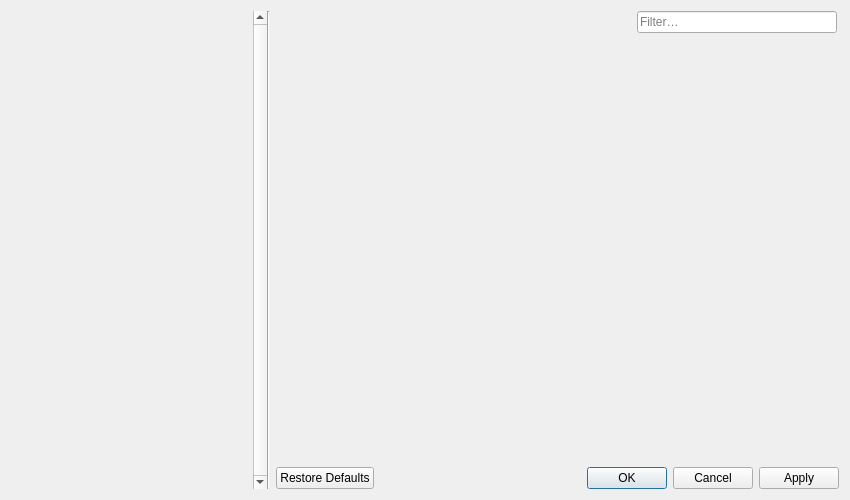
<?xml version="1.0" encoding="UTF-8"?>
<ui version="4.0">
 <class>SettingsDisplayDialog</class>
 <widget class="QDialog" name="SettingsDisplayDialog">
  <property name="geometry">
   <rect>
    <x>0</x>
    <y>0</y>
    <width>850</width>
    <height>500</height>
   </rect>
  </property>
  <property name="windowTitle">
   <string>Settings</string>
  </property>
  <property name="windowIcon">
   <iconset resource="../qsettingsdialog_res.qrc">
    <normaloff>:/QSettingsDialog/icons/gearSettings.ico</normaloff>:/QSettingsDialog/icons/gearSettings.ico</iconset>
  </property>
  <layout class="QHBoxLayout" name="horizontalLayout_2" stretch="0,1">
   <property name="spacing">
    <number>0</number>
   </property>
   <item>
    <widget class="QWidget" name="categoryContentWidget" native="true">
     <layout class="QHBoxLayout" name="categoryLayout">
      <property name="spacing">
       <number>0</number>
      </property>
      <property name="leftMargin">
       <number>0</number>
      </property>
      <property name="topMargin">
       <number>0</number>
      </property>
      <property name="rightMargin">
       <number>0</number>
      </property>
      <property name="bottomMargin">
       <number>0</number>
      </property>
      <item>
       <widget class="QListWidget" name="categoryListWidget">
        <property name="palette">
         <palette>
          <active>
           <colorrole role="Base">
            <brush brushstyle="SolidPattern">
             <color alpha="0">
              <red>255</red>
              <green>255</green>
              <blue>255</blue>
             </color>
            </brush>
           </colorrole>
          </active>
          <inactive>
           <colorrole role="Base">
            <brush brushstyle="SolidPattern">
             <color alpha="0">
              <red>255</red>
              <green>255</green>
              <blue>255</blue>
             </color>
            </brush>
           </colorrole>
          </inactive>
          <disabled>
           <colorrole role="Base">
            <brush brushstyle="SolidPattern">
             <color alpha="255">
              <red>240</red>
              <green>240</green>
              <blue>240</blue>
             </color>
            </brush>
           </colorrole>
          </disabled>
         </palette>
        </property>
        <property name="frameShape">
         <enum>QFrame::NoFrame</enum>
        </property>
        <property name="verticalScrollBarPolicy">
         <enum>Qt::ScrollBarAlwaysOn</enum>
        </property>
        <property name="horizontalScrollBarPolicy">
         <enum>Qt::ScrollBarAlwaysOff</enum>
        </property>
        <property name="editTriggers">
         <set>QAbstractItemView::NoEditTriggers</set>
        </property>
        <property name="iconSize">
         <size>
          <width>32</width>
          <height>32</height>
         </size>
        </property>
        <property name="resizeMode">
         <enum>QListView::Adjust</enum>
        </property>
        <property name="spacing">
         <number>1</number>
        </property>
       </widget>
      </item>
      <item>
       <widget class="Line" name="listSeperatorLine">
        <property name="orientation">
         <enum>Qt::Vertical</enum>
        </property>
       </widget>
      </item>
      <item>
       <spacer name="categoryLineSpacer">
        <property name="orientation">
         <enum>Qt::Horizontal</enum>
        </property>
        <property name="sizeHint" stdset="0">
         <size>
          <width>6</width>
          <height>0</height>
         </size>
        </property>
       </spacer>
      </item>
     </layout>
    </widget>
   </item>
   <item>
    <layout class="QVBoxLayout" name="contentLayout">
     <item>
      <layout class="QHBoxLayout" name="horizontalLayout">
       <property name="rightMargin">
        <number>2</number>
       </property>
       <item>
        <widget class="QLabel" name="titleLabel">
         <property name="font">
          <font>
           <pointsize>10</pointsize>
           <weight>75</weight>
           <bold>true</bold>
          </font>
         </property>
         <property name="textFormat">
          <enum>Qt::PlainText</enum>
         </property>
         <property name="indent">
          <number>4</number>
         </property>
        </widget>
       </item>
       <item>
        <widget class="QLineEdit" name="filterLineEdit">
         <property name="sizePolicy">
          <sizepolicy hsizetype="Fixed" vsizetype="Fixed">
           <horstretch>0</horstretch>
           <verstretch>0</verstretch>
          </sizepolicy>
         </property>
         <property name="minimumSize">
          <size>
           <width>200</width>
           <height>0</height>
          </size>
         </property>
         <property name="placeholderText">
          <string>Filter…</string>
         </property>
         <property name="clearButtonEnabled">
          <bool>true</bool>
         </property>
        </widget>
       </item>
      </layout>
     </item>
     <item>
      <widget class="QStackedWidget" name="contentStackWidget"/>
     </item>
     <item>
      <widget class="QDialogButtonBox" name="buttonBox">
       <property name="orientation">
        <enum>Qt::Horizontal</enum>
       </property>
       <property name="standardButtons">
        <set>QDialogButtonBox::Apply|QDialogButtonBox::Cancel|QDialogButtonBox::Ok|QDialogButtonBox::RestoreDefaults</set>
       </property>
      </widget>
     </item>
    </layout>
   </item>
  </layout>
 </widget>
 <resources>
  <include location="../qsettingsdialog_res.qrc"/>
 </resources>
 <connections>
  <connection>
   <sender>categoryListWidget</sender>
   <signal>currentRowChanged(int)</signal>
   <receiver>contentStackWidget</receiver>
   <slot>setCurrentIndex(int)</slot>
   <hints>
    <hint type="sourcelabel">
     <x>123</x>
     <y>172</y>
    </hint>
    <hint type="destinationlabel">
     <x>488</x>
     <y>189</y>
    </hint>
   </hints>
  </connection>
  <connection>
   <sender>categoryListWidget</sender>
   <signal>currentTextChanged(QString)</signal>
   <receiver>titleLabel</receiver>
   <slot>setText(QString)</slot>
   <hints>
    <hint type="sourcelabel">
     <x>156</x>
     <y>42</y>
    </hint>
    <hint type="destinationlabel">
     <x>466</x>
     <y>16</y>
    </hint>
   </hints>
  </connection>
 </connections>
</ui>
